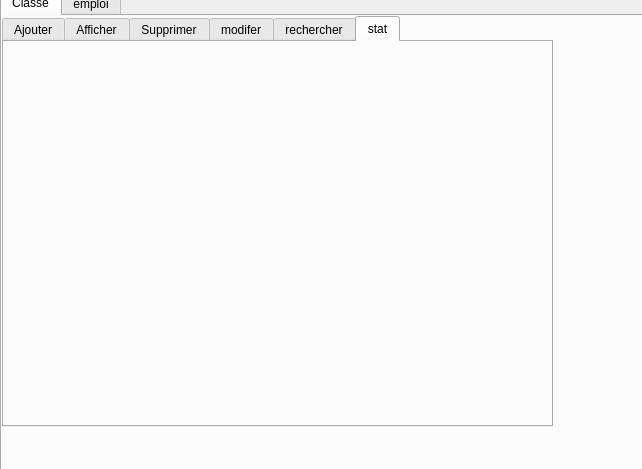
<?xml version="1.0" encoding="UTF-8"?>
<ui version="4.0">
 <class>Dialog</class>
 <widget class="QDialog" name="Dialog">
  <property name="geometry">
   <rect>
    <x>0</x>
    <y>0</y>
    <width>642</width>
    <height>469</height>
   </rect>
  </property>
  <property name="windowTitle">
   <string>Dialog</string>
  </property>
  <widget class="QTabWidget" name="tabWidget_Vente">
   <property name="enabled">
    <bool>true</bool>
   </property>
   <property name="geometry">
    <rect>
     <x>0</x>
     <y>-10</y>
     <width>961</width>
     <height>531</height>
    </rect>
   </property>
   <property name="styleSheet">
    <string notr="true">background-image: url(:/pics /54256833_297756790900653_1666204086850027520_n.jpg);</string>
   </property>
   <property name="currentIndex">
    <number>0</number>
   </property>
   <widget class="QWidget" name="tab_26">
    <attribute name="title">
     <string>Classe</string>
    </attribute>
    <widget class="QTabWidget" name="tabWidget_7">
     <property name="geometry">
      <rect>
       <x>0</x>
       <y>0</y>
       <width>551</width>
       <height>411</height>
      </rect>
     </property>
     <property name="styleSheet">
      <string notr="true">
background-image: url(:/pict/pics.bmp);</string>
     </property>
     <property name="currentIndex">
      <number>5</number>
     </property>
     <widget class="QWidget" name="tab_27">
      <attribute name="title">
       <string>Ajouter</string>
      </attribute>
      <widget class="QLabel" name="label_48">
       <property name="geometry">
        <rect>
         <x>10</x>
         <y>60</y>
         <width>71</width>
         <height>16</height>
        </rect>
       </property>
       <property name="text">
        <string>&lt;html&gt;&lt;head/&gt;&lt;body&gt;&lt;p&gt;&lt;span style=&quot; font-weight:600; color:#ff5500;&quot;&gt;Num_classe&lt;/span&gt;&lt;/p&gt;&lt;/body&gt;&lt;/html&gt;</string>
       </property>
      </widget>
      <widget class="QLabel" name="label_49">
       <property name="geometry">
        <rect>
         <x>20</x>
         <y>100</y>
         <width>61</width>
         <height>16</height>
        </rect>
       </property>
       <property name="text">
        <string>&lt;html&gt;&lt;head/&gt;&lt;body&gt;&lt;p&gt;&lt;span style=&quot; font-weight:600; color:#ff5500;&quot;&gt;Num_Salle&lt;/span&gt;&lt;/p&gt;&lt;/body&gt;&lt;/html&gt;</string>
       </property>
      </widget>
      <widget class="QLineEdit" name="lineEdit_classe">
       <property name="geometry">
        <rect>
         <x>120</x>
         <y>50</y>
         <width>121</width>
         <height>31</height>
        </rect>
       </property>
       <property name="minimumSize">
        <size>
         <width>121</width>
         <height>31</height>
        </size>
       </property>
       <property name="styleSheet">
        <string notr="true">font: 75 12pt &quot;Comic Sans MS&quot;;


border-style: solid;
border-width: 6px;
border-top-color: rgb(255, 85, 0);

border-bottom-color: rgb(0, 170, 0);
border-right-color: rgb(255, 255, 0);
border-left-color: rgb(255, 255, 0);</string>
       </property>
      </widget>
      <widget class="QLineEdit" name="lineEdit_Salle">
       <property name="geometry">
        <rect>
         <x>120</x>
         <y>90</y>
         <width>121</width>
         <height>31</height>
        </rect>
       </property>
       <property name="styleSheet">
        <string notr="true">font: 75 12pt &quot;Comic Sans MS&quot;;


border-style: solid;
border-width: 6px;
border-top-color: rgb(255, 85, 0);

border-bottom-color: rgb(0, 170, 0);
border-right-color: rgb(255, 255, 0);
border-left-color: rgb(255, 255, 0);
</string>
       </property>
      </widget>
      <widget class="QPushButton" name="ajout_Classe">
       <property name="geometry">
        <rect>
         <x>280</x>
         <y>170</y>
         <width>75</width>
         <height>23</height>
        </rect>
       </property>
       <property name="styleSheet">
        <string notr="true">color:green;
font-size:15px;
font-style:bold;
  border: 4px solid #ff5500;
  padding: px; 
  width: 100px;
  height: 50px;  
font: bold large &quot;MV Boli&quot;</string>
       </property>
       <property name="text">
        <string>Ajouter</string>
       </property>
       <property name="autoDefault">
        <bool>false</bool>
       </property>
      </widget>
      <widget class="QLabel" name="label_50">
       <property name="geometry">
        <rect>
         <x>410</x>
         <y>40</y>
         <width>291</width>
         <height>301</height>
        </rect>
       </property>
       <property name="text">
        <string/>
       </property>
       <property name="pixmap">
        <pixmap>F:/caissse.jpg</pixmap>
       </property>
      </widget>
      <widget class="QLabel" name="label_57">
       <property name="geometry">
        <rect>
         <x>20</x>
         <y>140</y>
         <width>61</width>
         <height>16</height>
        </rect>
       </property>
       <property name="text">
        <string>&lt;html&gt;&lt;head/&gt;&lt;body&gt;&lt;p&gt;&lt;span style=&quot; font-weight:600; color:#ff5500;&quot;&gt;Maitresse&lt;/span&gt;&lt;/p&gt;&lt;/body&gt;&lt;/html&gt;</string>
       </property>
      </widget>
      <widget class="QLineEdit" name="lineEdit_Maitresse">
       <property name="geometry">
        <rect>
         <x>120</x>
         <y>130</y>
         <width>121</width>
         <height>31</height>
        </rect>
       </property>
       <property name="styleSheet">
        <string notr="true">font: 75 12pt &quot;Comic Sans MS&quot;;


border-style: solid;
border-width: 6px;
border-top-color: rgb(255, 85, 0);

border-bottom-color: rgb(0, 170, 0);
border-right-color: rgb(255, 255, 0);
border-left-color: rgb(255, 255, 0);</string>
       </property>
      </widget>
      <widget class="QLabel" name="label_62">
       <property name="geometry">
        <rect>
         <x>20</x>
         <y>180</y>
         <width>47</width>
         <height>13</height>
        </rect>
       </property>
       <property name="text">
        <string>&lt;html&gt;&lt;head/&gt;&lt;body&gt;&lt;p&gt;&lt;span style=&quot; font-weight:600; color:#ff5500;&quot;&gt;Niveau&lt;/span&gt;&lt;/p&gt;&lt;/body&gt;&lt;/html&gt;</string>
       </property>
      </widget>
      <widget class="QLineEdit" name="lineEdit_Niveau">
       <property name="geometry">
        <rect>
         <x>120</x>
         <y>170</y>
         <width>121</width>
         <height>31</height>
        </rect>
       </property>
       <property name="styleSheet">
        <string notr="true">font: 75 12pt &quot;Comic Sans MS&quot;;


border-style: solid;
border-width: 6px;
border-top-color: rgb(255, 85, 0);

border-bottom-color: rgb(0, 170, 0);
border-right-color: rgb(255, 255, 0);
border-left-color: rgb(255, 255, 0);</string>
       </property>
       <property name="text">
        <string/>
       </property>
       <property name="placeholderText">
        <string>ps ,gs,ms </string>
       </property>
      </widget>
      <widget class="QLabel" name="l_controle_saisie">
       <property name="geometry">
        <rect>
         <x>330</x>
         <y>90</y>
         <width>141</width>
         <height>21</height>
        </rect>
       </property>
       <property name="text">
        <string/>
       </property>
      </widget>
      <widget class="QLabel" name="label_14">
       <property name="geometry">
        <rect>
         <x>40</x>
         <y>-10</y>
         <width>461</width>
         <height>61</height>
        </rect>
       </property>
       <property name="styleSheet">
        <string notr="true">font: 8pt &quot;MV Boli&quot;;</string>
       </property>
       <property name="text">
        <string>&lt;html&gt;&lt;head/&gt;&lt;body&gt;&lt;p align=&quot;center&quot;&gt;&lt;span style=&quot; font-size:24pt; font-weight:600; color:#00aa00;&quot;&gt;Ajouter une classe&lt;/span&gt;&lt;/p&gt;&lt;/body&gt;&lt;/html&gt;</string>
       </property>
      </widget>
     </widget>
     <widget class="QWidget" name="tab_28">
      <attribute name="title">
       <string>Afficher</string>
      </attribute>
      <widget class="QTableView" name="tabClasse">
       <property name="geometry">
        <rect>
         <x>10</x>
         <y>20</y>
         <width>531</width>
         <height>321</height>
        </rect>
       </property>
      </widget>
      <widget class="QPushButton" name="pb_tri_2">
       <property name="geometry">
        <rect>
         <x>440</x>
         <y>350</y>
         <width>91</width>
         <height>21</height>
        </rect>
       </property>
       <property name="styleSheet">
        <string notr="true">color:green;
font-size:15px;
font-style:bold;
  border: 4px solid #ff5500;
  padding: px; 
  width: 100px;
  height: 50px;  
font: bold large &quot;MV Boli&quot;</string>
       </property>
       <property name="text">
        <string>Trier</string>
       </property>
       <property name="autoDefault">
        <bool>false</bool>
       </property>
      </widget>
     </widget>
     <widget class="QWidget" name="tab_29">
      <attribute name="title">
       <string>Supprimer</string>
      </attribute>
      <widget class="QLabel" name="label_51">
       <property name="geometry">
        <rect>
         <x>20</x>
         <y>30</y>
         <width>71</width>
         <height>16</height>
        </rect>
       </property>
       <property name="text">
        <string>&lt;html&gt;&lt;head/&gt;&lt;body&gt;&lt;p&gt;&lt;span style=&quot; font-weight:600; color:#ff5500;&quot;&gt;Num_classe&lt;/span&gt;&lt;/p&gt;&lt;/body&gt;&lt;/html&gt;</string>
       </property>
      </widget>
      <widget class="QPushButton" name="pushButton_Supp_Classe">
       <property name="geometry">
        <rect>
         <x>240</x>
         <y>140</y>
         <width>75</width>
         <height>23</height>
        </rect>
       </property>
       <property name="styleSheet">
        <string notr="true">color:green;
font-size:15px;
font-style:bold;
  border: 4px solid #ff5500;
  padding: px; 
  width: 100px;
  height: 50px;  
font: bold large &quot;MV Boli&quot;</string>
       </property>
       <property name="text">
        <string>Supprimer</string>
       </property>
      </widget>
      <widget class="QComboBox" name="comboBox_supp">
       <property name="geometry">
        <rect>
         <x>110</x>
         <y>30</y>
         <width>111</width>
         <height>21</height>
        </rect>
       </property>
      </widget>
     </widget>
     <widget class="QWidget" name="tab_30">
      <attribute name="title">
       <string>modifer</string>
      </attribute>
      <widget class="QPushButton" name="pb_modifier_Classe">
       <property name="geometry">
        <rect>
         <x>280</x>
         <y>150</y>
         <width>75</width>
         <height>23</height>
        </rect>
       </property>
       <property name="styleSheet">
        <string notr="true">color:green;
font-size:15px;
font-style:bold;
  border: 4px solid #ff5500;
  padding: px; 
  width: 100px;
  height: 50px;  
font: bold large &quot;MV Boli&quot;</string>
       </property>
       <property name="text">
        <string>modifer</string>
       </property>
      </widget>
      <widget class="QPushButton" name="pb_trouver_Classe">
       <property name="geometry">
        <rect>
         <x>190</x>
         <y>150</y>
         <width>75</width>
         <height>23</height>
        </rect>
       </property>
       <property name="styleSheet">
        <string notr="true">color:green;
font-size:15px;
font-style:bold;
  border: 4px solid #ff5500;
  padding: px; 
  width: 100px;
  height: 50px;  
font: bold large &quot;MV Boli&quot;</string>
       </property>
       <property name="text">
        <string>Trouver</string>
       </property>
      </widget>
      <widget class="QLabel" name="label_52">
       <property name="geometry">
        <rect>
         <x>30</x>
         <y>20</y>
         <width>81</width>
         <height>16</height>
        </rect>
       </property>
       <property name="text">
        <string>&lt;html&gt;&lt;head/&gt;&lt;body&gt;&lt;p&gt;&lt;span style=&quot; font-weight:600; color:#ff5500;&quot;&gt;Num_classe&lt;/span&gt;&lt;/p&gt;&lt;/body&gt;&lt;/html&gt;</string>
       </property>
      </widget>
      <widget class="QLineEdit" name="lineEdit_Niveau_2">
       <property name="geometry">
        <rect>
         <x>140</x>
         <y>110</y>
         <width>113</width>
         <height>20</height>
        </rect>
       </property>
       <property name="styleSheet">
        <string notr="true">font: 75 12pt &quot;Comic Sans MS&quot;;


border-style: solid;
border-width: 6px;
border-top-color: rgb(255, 85, 0);

border-bottom-color: rgb(0, 170, 0);
border-right-color: rgb(255, 255, 0);
border-left-color: rgb(255, 255, 0);</string>
       </property>
      </widget>
      <widget class="QLineEdit" name="lineEdit_Salle_2">
       <property name="geometry">
        <rect>
         <x>140</x>
         <y>50</y>
         <width>113</width>
         <height>20</height>
        </rect>
       </property>
       <property name="styleSheet">
        <string notr="true">font: 75 12pt &quot;Comic Sans MS&quot;;


border-style: solid;
border-width: 6px;
border-top-color: rgb(255, 85, 0);

border-bottom-color: rgb(0, 170, 0);
border-right-color: rgb(255, 255, 0);
border-left-color: rgb(255, 255, 0);</string>
       </property>
      </widget>
      <widget class="QLabel" name="label_53">
       <property name="geometry">
        <rect>
         <x>30</x>
         <y>50</y>
         <width>51</width>
         <height>16</height>
        </rect>
       </property>
       <property name="text">
        <string>&lt;html&gt;&lt;head/&gt;&lt;body&gt;&lt;p&gt;&lt;span style=&quot; font-weight:600; color:#ff5500;&quot;&gt;Num_Salle&lt;/span&gt;&lt;/p&gt;&lt;/body&gt;&lt;/html&gt;</string>
       </property>
      </widget>
      <widget class="QLabel" name="label_66">
       <property name="geometry">
        <rect>
         <x>30</x>
         <y>110</y>
         <width>47</width>
         <height>13</height>
        </rect>
       </property>
       <property name="text">
        <string>&lt;html&gt;&lt;head/&gt;&lt;body&gt;&lt;p&gt;&lt;span style=&quot; font-weight:600; color:#ff5500;&quot;&gt;Niveau&lt;/span&gt;&lt;/p&gt;&lt;/body&gt;&lt;/html&gt;</string>
       </property>
      </widget>
      <widget class="QLabel" name="label_67">
       <property name="geometry">
        <rect>
         <x>30</x>
         <y>80</y>
         <width>61</width>
         <height>16</height>
        </rect>
       </property>
       <property name="text">
        <string>&lt;html&gt;&lt;head/&gt;&lt;body&gt;&lt;p&gt;&lt;span style=&quot; font-weight:600; color:#ff5500;&quot;&gt;Maitresse&lt;/span&gt;&lt;/p&gt;&lt;/body&gt;&lt;/html&gt;</string>
       </property>
      </widget>
      <widget class="QLineEdit" name="lineEdit_Maitresse_2">
       <property name="geometry">
        <rect>
         <x>140</x>
         <y>80</y>
         <width>113</width>
         <height>20</height>
        </rect>
       </property>
       <property name="styleSheet">
        <string notr="true">font: 75 12pt &quot;Comic Sans MS&quot;;


border-style: solid;
border-width: 6px;
border-top-color: rgb(255, 85, 0);

border-bottom-color: rgb(0, 170, 0);
border-right-color: rgb(255, 255, 0);
border-left-color: rgb(255, 255, 0);</string>
       </property>
      </widget>
      <widget class="QLineEdit" name="lineEdit_classe_2">
       <property name="geometry">
        <rect>
         <x>140</x>
         <y>20</y>
         <width>113</width>
         <height>20</height>
        </rect>
       </property>
       <property name="styleSheet">
        <string notr="true">font: 75 12pt &quot;Comic Sans MS&quot;;


border-style: solid;
border-width: 6px;
border-top-color: rgb(255, 85, 0);

border-bottom-color: rgb(0, 170, 0);
border-right-color: rgb(255, 255, 0);
border-left-color: rgb(255, 255, 0);</string>
       </property>
      </widget>
     </widget>
     <widget class="QWidget" name="tab_31">
      <attribute name="title">
       <string>rechercher</string>
      </attribute>
      <widget class="QTableView" name="tabClasse_r">
       <property name="geometry">
        <rect>
         <x>30</x>
         <y>60</y>
         <width>451</width>
         <height>271</height>
        </rect>
       </property>
      </widget>
      <widget class="QLineEdit" name="lineEdit_Recherche_Classe">
       <property name="geometry">
        <rect>
         <x>150</x>
         <y>20</y>
         <width>113</width>
         <height>20</height>
        </rect>
       </property>
       <property name="toolTip">
        <string>&lt;html&gt;&lt;head/&gt;&lt;body&gt;&lt;p&gt;&lt;br/&gt;&lt;/p&gt;&lt;/body&gt;&lt;/html&gt;</string>
       </property>
       <property name="styleSheet">
        <string notr="true">font: 75 12pt &quot;Comic Sans MS&quot;;


border-style: solid;
border-width: 6px;
border-top-color: rgb(255, 85, 0);

border-bottom-color: rgb(0, 170, 0);
border-right-color: rgb(255, 255, 0);
border-left-color: rgb(255, 255, 0);</string>
       </property>
      </widget>
      <widget class="QLabel" name="label_54">
       <property name="geometry">
        <rect>
         <x>40</x>
         <y>20</y>
         <width>81</width>
         <height>16</height>
        </rect>
       </property>
       <property name="text">
        <string>&lt;html&gt;&lt;head/&gt;&lt;body&gt;&lt;p&gt;&lt;span style=&quot; font-weight:600; color:#ff5500;&quot;&gt;Maitresse :&lt;/span&gt;&lt;/p&gt;&lt;/body&gt;&lt;/html&gt;</string>
       </property>
      </widget>
     </widget>
     <widget class="QWidget" name="tab">
      <attribute name="title">
       <string>stat</string>
      </attribute>
     </widget>
    </widget>
   </widget>
   <widget class="QWidget" name="tab_32">
    <attribute name="title">
     <string>emploi</string>
    </attribute>
    <widget class="QTabWidget" name="tabWidget_8">
     <property name="geometry">
      <rect>
       <x>0</x>
       <y>0</y>
       <width>561</width>
       <height>431</height>
      </rect>
     </property>
     <property name="styleSheet">
      <string notr="true">background-image: url(:/pict/pics.bmp);</string>
     </property>
     <property name="currentIndex">
      <number>0</number>
     </property>
     <widget class="QWidget" name="tab_33">
      <attribute name="title">
       <string>Ajouter</string>
      </attribute>
      <widget class="QLabel" name="label_55">
       <property name="geometry">
        <rect>
         <x>20</x>
         <y>80</y>
         <width>71</width>
         <height>16</height>
        </rect>
       </property>
       <property name="text">
        <string>&lt;html&gt;&lt;head/&gt;&lt;body&gt;&lt;p&gt;&lt;span style=&quot; font-weight:600; color:#ff5500;&quot;&gt;id_emploi&lt;/span&gt;&lt;/p&gt;&lt;/body&gt;&lt;/html&gt;</string>
       </property>
      </widget>
      <widget class="QLabel" name="label_56">
       <property name="geometry">
        <rect>
         <x>20</x>
         <y>120</y>
         <width>47</width>
         <height>13</height>
        </rect>
       </property>
       <property name="text">
        <string>&lt;html&gt;&lt;head/&gt;&lt;body&gt;&lt;p&gt;&lt;span style=&quot; font-weight:600; color:#ff5500;&quot;&gt;date&lt;/span&gt;&lt;/p&gt;&lt;/body&gt;&lt;/html&gt;</string>
       </property>
      </widget>
      <widget class="QLabel" name="label_58">
       <property name="geometry">
        <rect>
         <x>410</x>
         <y>40</y>
         <width>291</width>
         <height>301</height>
        </rect>
       </property>
       <property name="text">
        <string/>
       </property>
       <property name="pixmap">
        <pixmap>F:/caissse.jpg</pixmap>
       </property>
      </widget>
      <widget class="QLabel" name="label_59">
       <property name="geometry">
        <rect>
         <x>20</x>
         <y>200</y>
         <width>71</width>
         <height>16</height>
        </rect>
       </property>
       <property name="text">
        <string>&lt;html&gt;&lt;head/&gt;&lt;body&gt;&lt;p&gt;&lt;span style=&quot; font-weight:600; color:#ff5500;&quot;&gt;Num_classe&lt;/span&gt;&lt;/p&gt;&lt;/body&gt;&lt;/html&gt;</string>
       </property>
      </widget>
      <widget class="QLabel" name="label_64">
       <property name="geometry">
        <rect>
         <x>20</x>
         <y>100</y>
         <width>71</width>
         <height>16</height>
        </rect>
       </property>
       <property name="text">
        <string>&lt;html&gt;&lt;head/&gt;&lt;body&gt;&lt;p&gt;&lt;span style=&quot; font-weight:600; color:#ff5500;&quot;&gt;heure&lt;/span&gt;&lt;/p&gt;&lt;/body&gt;&lt;/html&gt;</string>
       </property>
      </widget>
      <widget class="QLabel" name="Client">
       <property name="geometry">
        <rect>
         <x>130</x>
         <y>60</y>
         <width>111</width>
         <height>16</height>
        </rect>
       </property>
       <property name="text">
        <string/>
       </property>
      </widget>
      <widget class="QLabel" name="label_65">
       <property name="geometry">
        <rect>
         <x>20</x>
         <y>160</y>
         <width>71</width>
         <height>16</height>
        </rect>
       </property>
       <property name="text">
        <string>&lt;html&gt;&lt;head/&gt;&lt;body&gt;&lt;p&gt;&lt;span style=&quot; font-weight:600; color:#ff5500;&quot;&gt;seance&lt;/span&gt;&lt;/p&gt;&lt;/body&gt;&lt;/html&gt;</string>
       </property>
      </widget>
      <widget class="QLabel" name="label_Id_client">
       <property name="geometry">
        <rect>
         <x>100</x>
         <y>340</y>
         <width>111</width>
         <height>20</height>
        </rect>
       </property>
       <property name="text">
        <string/>
       </property>
      </widget>
      <widget class="QLineEdit" name="lineEdit_emploi">
       <property name="geometry">
        <rect>
         <x>140</x>
         <y>70</y>
         <width>113</width>
         <height>31</height>
        </rect>
       </property>
       <property name="styleSheet">
        <string notr="true">font: 75 12pt &quot;Comic Sans MS&quot;;


border-style: solid;
border-width: 6px;
border-top-color: rgb(255, 85, 0);

border-bottom-color: rgb(0, 170, 0);
border-right-color: rgb(255, 255, 0);
border-left-color: rgb(255, 255, 0);</string>
       </property>
      </widget>
      <widget class="QLineEdit" name="lineEdit_seance">
       <property name="geometry">
        <rect>
         <x>142</x>
         <y>150</y>
         <width>111</width>
         <height>31</height>
        </rect>
       </property>
       <property name="styleSheet">
        <string notr="true">font: 75 12pt &quot;Comic Sans MS&quot;;


border-style: solid;
border-width: 6px;
border-top-color: rgb(255, 85, 0);

border-bottom-color: rgb(0, 170, 0);
border-right-color: rgb(255, 255, 0);
border-left-color: rgb(255, 255, 0);</string>
       </property>
      </widget>
      <widget class="QPushButton" name="ajout_emploi">
       <property name="geometry">
        <rect>
         <x>290</x>
         <y>190</y>
         <width>71</width>
         <height>31</height>
        </rect>
       </property>
       <property name="styleSheet">
        <string notr="true">color:green;
font-size:15px;
font-style:bold;
  border: 4px solid #ff5500;
  padding: px; 
  width: 100px;
  height: 50px;  
font: bold large &quot;MV Boli&quot;</string>
       </property>
       <property name="text">
        <string>Ajouter</string>
       </property>
       <property name="autoDefault">
        <bool>false</bool>
       </property>
      </widget>
      <widget class="QComboBox" name="comboBox_numclasse">
       <property name="geometry">
        <rect>
         <x>140</x>
         <y>200</y>
         <width>111</width>
         <height>22</height>
        </rect>
       </property>
      </widget>
      <widget class="QDateTimeEdit" name="dateTimeEdit">
       <property name="geometry">
        <rect>
         <x>140</x>
         <y>110</y>
         <width>121</width>
         <height>31</height>
        </rect>
       </property>
      </widget>
      <widget class="QLabel" name="l_control">
       <property name="geometry">
        <rect>
         <x>326</x>
         <y>62</y>
         <width>201</width>
         <height>71</height>
        </rect>
       </property>
       <property name="text">
        <string>&lt;html&gt;&lt;head/&gt;&lt;body&gt;&lt;p&gt;&lt;br/&gt;&lt;/p&gt;&lt;/body&gt;&lt;/html&gt;</string>
       </property>
      </widget>
      <widget class="QLabel" name="label_15">
       <property name="geometry">
        <rect>
         <x>70</x>
         <y>0</y>
         <width>461</width>
         <height>61</height>
        </rect>
       </property>
       <property name="styleSheet">
        <string notr="true">font: 8pt &quot;MV Boli&quot;;</string>
       </property>
       <property name="text">
        <string>&lt;html&gt;&lt;head/&gt;&lt;body&gt;&lt;p align=&quot;center&quot;&gt;&lt;span style=&quot; font-size:24pt; font-weight:600; color:#00aa00;&quot;&gt;Ajouter un emploi&lt;/span&gt;&lt;/p&gt;&lt;/body&gt;&lt;/html&gt;</string>
       </property>
      </widget>
     </widget>
     <widget class="QWidget" name="tab_34">
      <attribute name="title">
       <string>Afficher</string>
      </attribute>
      <widget class="QTableView" name="tabemploi">
       <property name="geometry">
        <rect>
         <x>20</x>
         <y>20</y>
         <width>431</width>
         <height>261</height>
        </rect>
       </property>
      </widget>
      <widget class="QPushButton" name="pb_tri">
       <property name="geometry">
        <rect>
         <x>410</x>
         <y>290</y>
         <width>75</width>
         <height>23</height>
        </rect>
       </property>
       <property name="styleSheet">
        <string notr="true">color:green;
font-size:15px;
font-style:bold;
  border: 4px solid #ff5500;
  padding: px; 
  width: 100px;
  height: 50px;  
font: bold large &quot;MV Boli&quot;</string>
       </property>
       <property name="text">
        <string>Trier</string>
       </property>
       <property name="autoDefault">
        <bool>false</bool>
       </property>
      </widget>
     </widget>
     <widget class="QWidget" name="tab_35">
      <attribute name="title">
       <string>Supprimer</string>
      </attribute>
      <widget class="QLabel" name="label_60">
       <property name="geometry">
        <rect>
         <x>20</x>
         <y>30</y>
         <width>61</width>
         <height>16</height>
        </rect>
       </property>
       <property name="text">
        <string>&lt;html&gt;&lt;head/&gt;&lt;body&gt;&lt;p&gt;&lt;span style=&quot; font-weight:600; color:#ff5500;&quot;&gt;id_emploi&lt;/span&gt;&lt;/p&gt;&lt;/body&gt;&lt;/html&gt;</string>
       </property>
      </widget>
      <widget class="QPushButton" name="pushButton_Supp_emploi">
       <property name="geometry">
        <rect>
         <x>260</x>
         <y>100</y>
         <width>91</width>
         <height>31</height>
        </rect>
       </property>
       <property name="styleSheet">
        <string notr="true">color:green;
font-size:15px;
font-style:bold;
  border: 4px solid #ff5500;
  padding: px; 
  width: 100px;
  height: 50px;  
font: bold large &quot;MV Boli&quot;</string>
       </property>
       <property name="text">
        <string>Supprimer</string>
       </property>
      </widget>
      <widget class="QComboBox" name="comboBox_supp_3">
       <property name="geometry">
        <rect>
         <x>120</x>
         <y>30</y>
         <width>111</width>
         <height>21</height>
        </rect>
       </property>
      </widget>
     </widget>
     <widget class="QWidget" name="tab_36">
      <attribute name="title">
       <string>modifer</string>
      </attribute>
      <widget class="QPushButton" name="pb_modifier_emploi">
       <property name="geometry">
        <rect>
         <x>250</x>
         <y>200</y>
         <width>75</width>
         <height>23</height>
        </rect>
       </property>
       <property name="styleSheet">
        <string notr="true">color:green;
font-size:15px;
font-style:bold;
  border: 4px solid #ff5500;
  padding: px; 
  width: 100px;
  height: 50px;  
font: bold large &quot;MV Boli&quot;</string>
       </property>
       <property name="text">
        <string>modifer</string>
       </property>
      </widget>
      <widget class="QPushButton" name="pb_trouver_emploi">
       <property name="geometry">
        <rect>
         <x>160</x>
         <y>200</y>
         <width>75</width>
         <height>23</height>
        </rect>
       </property>
       <property name="styleSheet">
        <string notr="true">color:green;
font-size:15px;
font-style:bold;
  border: 4px solid #ff5500;
  padding: px; 
  width: 100px;
  height: 50px;  
font: bold large &quot;MV Boli&quot;</string>
       </property>
       <property name="text">
        <string>Trouver</string>
       </property>
      </widget>
      <widget class="QLabel" name="label_68">
       <property name="geometry">
        <rect>
         <x>60</x>
         <y>120</y>
         <width>71</width>
         <height>16</height>
        </rect>
       </property>
       <property name="text">
        <string>&lt;html&gt;&lt;head/&gt;&lt;body&gt;&lt;p&gt;&lt;span style=&quot; font-weight:600; color:#ff5500;&quot;&gt;seance&lt;/span&gt;&lt;/p&gt;&lt;/body&gt;&lt;/html&gt;</string>
       </property>
      </widget>
      <widget class="QDateTimeEdit" name="dateTimeEdit_2">
       <property name="geometry">
        <rect>
         <x>180</x>
         <y>70</y>
         <width>121</width>
         <height>22</height>
        </rect>
       </property>
      </widget>
      <widget class="QComboBox" name="comboBox_numclasse_2">
       <property name="geometry">
        <rect>
         <x>180</x>
         <y>150</y>
         <width>111</width>
         <height>22</height>
        </rect>
       </property>
      </widget>
      <widget class="QLineEdit" name="lineEdit_emploi_2">
       <property name="geometry">
        <rect>
         <x>180</x>
         <y>19</y>
         <width>113</width>
         <height>31</height>
        </rect>
       </property>
       <property name="styleSheet">
        <string notr="true">font: 75 12pt &quot;Comic Sans MS&quot;;


border-style: solid;
border-width: 6px;
border-top-color: rgb(255, 85, 0);

border-bottom-color: rgb(0, 170, 0);
border-right-color: rgb(255, 255, 0);
border-left-color: rgb(255, 255, 0);</string>
       </property>
      </widget>
      <widget class="QLabel" name="label_61">
       <property name="geometry">
        <rect>
         <x>60</x>
         <y>90</y>
         <width>47</width>
         <height>13</height>
        </rect>
       </property>
       <property name="text">
        <string>&lt;html&gt;&lt;head/&gt;&lt;body&gt;&lt;p&gt;&lt;span style=&quot; font-weight:600; color:#ff5500;&quot;&gt;date&lt;/span&gt;&lt;/p&gt;&lt;/body&gt;&lt;/html&gt;</string>
       </property>
      </widget>
      <widget class="QLineEdit" name="lineEdit_seance_2">
       <property name="geometry">
        <rect>
         <x>180</x>
         <y>109</y>
         <width>113</width>
         <height>31</height>
        </rect>
       </property>
       <property name="styleSheet">
        <string notr="true">font: 75 12pt &quot;Comic Sans MS&quot;;


border-style: solid;
border-width: 6px;
border-top-color: rgb(255, 85, 0);

border-bottom-color: rgb(0, 170, 0);
border-right-color: rgb(255, 255, 0);
border-left-color: rgb(255, 255, 0);</string>
       </property>
      </widget>
      <widget class="QLabel" name="label_69">
       <property name="geometry">
        <rect>
         <x>60</x>
         <y>60</y>
         <width>71</width>
         <height>16</height>
        </rect>
       </property>
       <property name="text">
        <string>&lt;html&gt;&lt;head/&gt;&lt;body&gt;&lt;p&gt;&lt;span style=&quot; font-weight:600; color:#ff5500;&quot;&gt;heure&lt;/span&gt;&lt;/p&gt;&lt;/body&gt;&lt;/html&gt;</string>
       </property>
      </widget>
      <widget class="QLabel" name="label_70">
       <property name="geometry">
        <rect>
         <x>60</x>
         <y>150</y>
         <width>71</width>
         <height>16</height>
        </rect>
       </property>
       <property name="text">
        <string>&lt;html&gt;&lt;head/&gt;&lt;body&gt;&lt;p&gt;&lt;span style=&quot; font-weight:600; color:#ff5500;&quot;&gt;Num_classe&lt;/span&gt;&lt;/p&gt;&lt;/body&gt;&lt;/html&gt;</string>
       </property>
      </widget>
      <widget class="QLabel" name="label_71">
       <property name="geometry">
        <rect>
         <x>60</x>
         <y>30</y>
         <width>71</width>
         <height>16</height>
        </rect>
       </property>
       <property name="text">
        <string>&lt;html&gt;&lt;head/&gt;&lt;body&gt;&lt;p&gt;&lt;span style=&quot; font-weight:600; color:#ff5500;&quot;&gt;id_emploi&lt;/span&gt;&lt;/p&gt;&lt;/body&gt;&lt;/html&gt;</string>
       </property>
      </widget>
     </widget>
     <widget class="QWidget" name="tab_37">
      <attribute name="title">
       <string>rechercher</string>
      </attribute>
      <widget class="QTableView" name="tabemploi_r">
       <property name="geometry">
        <rect>
         <x>30</x>
         <y>60</y>
         <width>451</width>
         <height>271</height>
        </rect>
       </property>
      </widget>
      <widget class="QLabel" name="label_63">
       <property name="geometry">
        <rect>
         <x>40</x>
         <y>20</y>
         <width>81</width>
         <height>16</height>
        </rect>
       </property>
       <property name="text">
        <string>&lt;html&gt;&lt;head/&gt;&lt;body&gt;&lt;p&gt;&lt;span style=&quot; font-weight:600; color:#ff5500;&quot;&gt;seance&lt;/span&gt;&lt;/p&gt;&lt;/body&gt;&lt;/html&gt;</string>
       </property>
      </widget>
      <widget class="QLineEdit" name="lineEdit_Recherche_emploi">
       <property name="geometry">
        <rect>
         <x>170</x>
         <y>9</y>
         <width>111</width>
         <height>31</height>
        </rect>
       </property>
       <property name="styleSheet">
        <string notr="true">font: 75 12pt &quot;Comic Sans MS&quot;;


border-style: solid;
border-width: 6px;
border-top-color: rgb(255, 85, 0);

border-bottom-color: rgb(0, 170, 0);
border-right-color: rgb(255, 255, 0);
border-left-color: rgb(255, 255, 0);</string>
       </property>
      </widget>
     </widget>
    </widget>
   </widget>
  </widget>
 </widget>
 <resources/>
 <connections/>
</ui>
